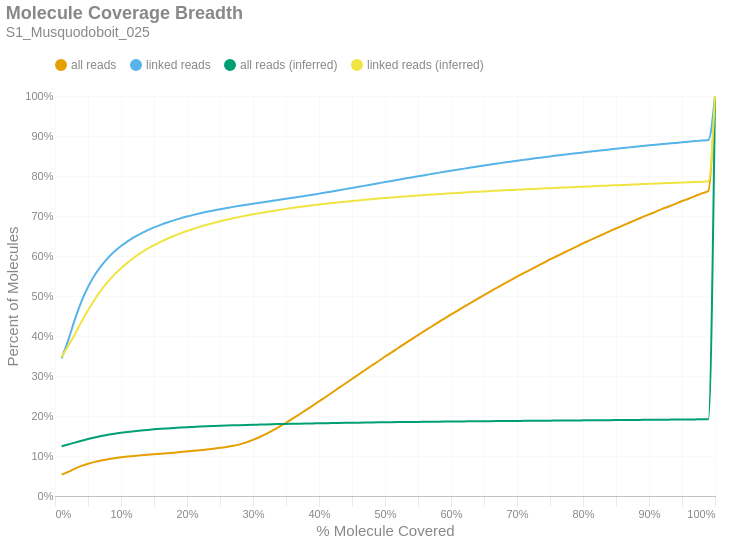

Notebook source saved alongside this figure:
### Markdown cell above
### Molecule Read Coverage
This chart shows molecule coverage breadth as computed by the number of bases aligned to that molecule. In other words, "*how much of each unique long molecule is actually sequenced/aligned?*" Keep in mind there is a distinction between sequences and alignments, since some sequences belonging to a particular molecule may not align well and wouldn't appear in the alignment data. This chart also shows molecule coverage breadth as computed by the *inferred fragment* from which the aligned sequences originate. Unlike read coverage, this calculation takes into account the total insert size, including unsequenced gaps between the forward and reverse reads. Like the previous figures, these are cumulative percents.

### Code cell
if SKIPLR:
    print_html(f"Skipped")
else:
    binned_df = consolidated_hist(valids['coverage_bp'], mask, 0.01, True)
    binned_df_inf = consolidated_hist(valids['coverage_inserts'], mask, 0.01, True)
    binned_df = binned_df.with_columns(pl.lit(binned_df_inf['all reads (cumsum)']).alias('all reads (inferred)'))
    binned_df = binned_df.with_columns(pl.lit(binned_df_inf['linked reads (cumsum)']).alias('linked reads (inferred)'))
    binned_df = binned_df.with_columns(
        (pl.col('bin').cast(pl.Float64) + 0.01).alias('right_edge')
    )

    with SafeRender(binned_df):
        (
            density_plot(binned_df, 'Molecule Coverage Breadth', samplename, 'molcov', ['all reads (inferred)','linked reads (inferred)'])
            .encode(
                #x=alt.X('bin:Q', title="% Molecule Covered").axis(format = '%').scale(padding=0),
                x=alt.X('right_edge:Q', title="% Molecule Covered").axis(format='%').scale(padding=0),
                y=alt.Y('value:Q', title='Percent of Molecules')
                    .axis(format='%')
                    .stack(False)
                    .scale(domainMin=0, padding=0),
                color=alt.Color("key:N").scale(domain = ["all reads", "linked reads", "all reads (inferred)", "linked reads (inferred)"]),
                tooltip = [
                    alt.Tooltip("key:N", title = "Data Type"),
                    alt.Tooltip("range_label:N", title="% Molecule Covered"),
                    alt.Tooltip("value:Q", format = ".2%", title="% Molecules")
                ]
            )
        ).display()

### Figure 1 — Vega-Lite specification as saved in the notebook (floating-point values rounded to 4 significant figures)
{"width": "container", "height": 400, "config": {"title": {"anchor": "start", "dy": -15, "fontSize": 18, "color": "#888888", "subtitleColor": "#888888", "subtitleFontSize": 14}, "arc": {"fill": "#0072B2"}, "axis": {"domainColor": "#888888", "domainWidth": 0.5, "gridWidth": 0.2, "grid": false, "titleFontWeight": 400, "titleFontSize": 15, "labelFontSize": 11, "labelColor": "#888888", "tickColor": "#888888", "tickWidth": 0.2, "titleColor": "#888888"}, "axisBand": {"grid": false}, "axisX": {"grid": true, "tickSize": 10, "domainCap": "round"}, "axisY": {"domain": false, "grid": true, "tickSize": 0, "domainCap": "round"}, "background": "transparent", "header": {"labelFontSize": 15, "labelColor": "#888888", "titleFontSize": 15, "titleFontWeight": 600, "titleColor": "#888888"}, "legend": {"labelFont": "sans-serif", "labelFontSize": 12, "labelColor": "#888888", "symbolSize": 100, "symbolType": "circle", "titleFontSize": 12, "titlePadding": 10, "titleColor": "#888888", "title": null, "orient": "top"}, "range": {"category": ["#E69F00", "#56B4E9", "#009E73", "#F0E442", "#0072B2", "#D55E00", "#CC79A7", "#000000"], "diverging": ["#cfe8f3", "#a2d4ec", "#73bfe2", "#46abdb", "#1696d2", "#12719e"]}, "area": {"fill": "#0072B2", "fillOpacity": 0.7, "line": true, "strokeOpacity": 0.7}, "line": {"color": "#0072B2", "stroke": "#0072B2", "strokeWidth": 2}, "trail": {"color": "#0072B2", "stroke": "#0072B2", "strokeWidth": 0, "size": 1}, "point": {"filled": true, "fillOpacity": 1.0, "size": 95}, "text": {"color": "#888888", "fontSize": 11, "align": "right", "fontWeight": 400, "size": 11}, "bar": {"fill": "#0072B2", "stroke": null}, "view": {"stroke": null, "continuousWidth": 660, "continuousHeight": 400}}, "data": {"name": "data-9a82971e06a09a8d62ca172486ca1569"}, "mark": {"type": "line", "interpolate": "monotone", "point": {"opacity": 0, "size": 275}}, "encoding": {"color": {"field": "key", "scale": {"domain": ["all reads", "linked reads", "all reads (inferred)", "linked reads (inferred)"]}, "type": "nominal"}, "tooltip": [{"field": "key", "title": "Data Type", "type": "nominal"}, {"field": "range_label", "title": "% Molecule Covered", "type": "nominal"}, {"field": "value", "format": ".2%", "title": "% Molecules", "type": "quantitative"}], "x": {"axis": {"format": "%"}, "field": "right_edge", "scale": {"padding": 0}, "title": "% Molecule Covered", "type": "quantitative"}, "y": {"axis": {"format": "%"}, "field": "value", "scale": {"domainMin": 0, "padding": 0}, "stack": false, "title": "Percent of Molecules", "type": "quantitative"}}, "params": [{"name": "param_c36ac31b6afebe62", "select": {"type": "point", "fields": ["key"]}, "bind": "legend"}], "title": {"text": "Molecule Coverage Breadth", "subtitle": "S1_Musquodoboit_025"}, "transform": [{"fold": ["all reads (cumsum)", "linked reads (cumsum)", "all reads (inferred)", "linked reads (inferred)"]}, {"calculate": "replace(datum.key, ' (cumsum)', '')", "as": "key"}, {"filter": {"param": "param_c36ac31b6afebe62"}}], "usermeta": {"embedOptions": {"downloadFileName": "S1_Musquodoboit_025.molcov"}}, "$schema": "https://vega.github.io/schema/vega-lite/v6.1.0.json", "datasets": {"data-9a82971e06a09a8d62ca172486ca1569": [{"bin": "0.0", "interval": "0.0-0.01", "all reads": 0.05341, "linked reads": 0.344, "all reads (cumsum)": 0.05341, "linked reads (cumsum)": 0.344, "range_label": "0.0-0.01", "all reads (inferred)": 0.1245, "linked reads (inferred)": 0.3469, "right_edge": 0.01}, {"bin": "0.01", "interval": "0.01-0.02", "all reads": 0.006997, "linked reads": 0.04519, "all reads (cumsum)": 0.06041, "linked reads (cumsum)": 0.3892, "range_label": "0.01-0.02", "all reads (inferred)": 0.1289, "linked reads (inferred)": 0.3752, "right_edge": 0.02}, {"bin": "0.02", "interval": "0.02-0.03", "all reads": 0.00792, "linked reads": 0.0518, "all reads (cumsum)": 0.06833, "linked reads (cumsum)": 0.441, "range_label": "0.02-0.03", "all reads (inferred)": 0.1334, "linked reads (inferred)": 0.4043, "right_edge": 0.03}, {"bin": "0.03", "interval": "0.03-0.04", "all reads": 0.006923, "linked reads": 0.04522, "all reads (cumsum)": 0.07525, "linked reads (cumsum)": 0.4862, "range_label": "0.03-0.04", "all reads (inferred)": 0.138, "linked reads (inferred)": 0.4349, "right_edge": 0.04}, {"bin": "0.04", "interval": "0.04-0.05", "all reads": 0.005506, "linked reads": 0.03613, "all reads (cumsum)": 0.08076, "linked reads (cumsum)": 0.5223, "range_label": "0.04-0.05", "all reads (inferred)": 0.1424, "linked reads (inferred)": 0.4642, "right_edge": 0.05}, {"bin": "0.05", "interval": "0.05-0.06", "all reads": 0.004499, "linked reads": 0.02934, "all reads (cumsum)": 0.08525, "linked reads (cumsum)": 0.5517, "range_label": "0.05-0.06", "all reads (inferred)": 0.1464, "linked reads (inferred)": 0.4908, "right_edge": 0.06}, {"bin": "0.06", "interval": "0.06-0.07", "all reads": 0.003624, "linked reads": 0.02361, "all reads (cumsum)": 0.08888, "linked reads (cumsum)": 0.5753, "range_label": "0.06-0.07", "all reads (inferred)": 0.1499, "linked reads (inferred)": 0.5145, "right_edge": 0.07}, {"bin": "0.07", "interval": "0.07-0.08", "all reads": 0.002971, "linked reads": 0.01934, "all reads (cumsum)": 0.09185, "linked reads (cumsum)": 0.5946, "range_label": "0.07-0.08", "all reads (inferred)": 0.153, "linked reads (inferred)": 0.5351, "right_edge": 0.08}, {"bin": "0.08", "interval": "0.08-0.09", "all reads": 0.002542, "linked reads": 0.01636, "all reads (cumsum)": 0.09439, "linked reads (cumsum)": 0.611, "range_label": "0.08-0.09", "all reads (inferred)": 0.1557, "linked reads (inferred)": 0.5534, "right_edge": 0.09}, {"bin": "0.09", "interval": "0.09-0.1", "all reads": 0.002202, "linked reads": 0.0139, "all reads (cumsum)": 0.09659, "linked reads (cumsum)": 0.6249, "range_label": "0.09-0.1", "all reads (inferred)": 0.158, "linked reads (inferred)": 0.5693, "right_edge": 0.1}, {"bin": "0.1", "interval": "0.1-0.11", "all reads": 0.001898, "linked reads": 0.01182, "all reads (cumsum)": 0.09849, "linked reads (cumsum)": 0.6367, "range_label": "0.1-0.11", "all reads (inferred)": 0.1601, "linked reads (inferred)": 0.5834, "right_edge": 0.11}, {"bin": "0.11", "interval": "0.11-0.12", "all reads": 0.001705, "linked reads": 0.0104, "all reads (cumsum)": 0.1002, "linked reads (cumsum)": 0.6471, "range_label": "0.11-0.12", "all reads (inferred)": 0.162, "linked reads (inferred)": 0.5962, "right_edge": 0.12}, {"bin": "0.12", "interval": "0.12-0.13", "all reads": 0.001496, "linked reads": 0.008991, "all reads (cumsum)": 0.1017, "linked reads (cumsum)": 0.6561, "range_label": "0.12-0.13", "all reads (inferred)": 0.1637, "linked reads (inferred)": 0.6076, "right_edge": 0.13}, {"bin": "0.13", "interval": "0.13-0.14", "all reads": 0.001407, "linked reads": 0.008168, "all reads (cumsum)": 0.1031, "linked reads (cumsum)": 0.6643, "range_label": "0.13-0.14", "all reads (inferred)": 0.1652, "linked reads (inferred)": 0.6179, "right_edge": 0.14}, {"bin": "0.14", "interval": "0.14-0.15", "all reads": 0.001296, "linked reads": 0.007137, "all reads (cumsum)": 0.1044, "linked reads (cumsum)": 0.6714, "range_label": "0.14-0.15", "all reads (inferred)": 0.1666, "linked reads (inferred)": 0.627, "right_edge": 0.15}, {"bin": "0.15", "interval": "0.15-0.16", "all reads": 0.001263, "linked reads": 0.006382, "all reads (cumsum)": 0.1057, "linked reads (cumsum)": 0.6778, "range_label": "0.15-0.16", "all reads (inferred)": 0.1678, "linked reads (inferred)": 0.6354, "right_edge": 0.16}, {"bin": "0.16", "interval": "0.16-0.17", "all reads": 0.001326, "linked reads": 0.005929, "all reads (cumsum)": 0.107, "linked reads (cumsum)": 0.6837, "range_label": "0.16-0.17", "all reads (inferred)": 0.169, "linked reads (inferred)": 0.6431, "right_edge": 0.17}, {"bin": "0.17", "interval": "0.17-0.18", "all reads": 0.001365, "linked reads": 0.00539, "all reads (cumsum)": 0.1083, "linked reads (cumsum)": 0.6891, "range_label": "0.17-0.18", "all reads (inferred)": 0.17, "linked reads (inferred)": 0.65, "right_edge": 0.18}, {"bin": "0.18", "interval": "0.18-0.19", "all reads": 0.001434, "linked reads": 0.004951, "all reads (cumsum)": 0.1098, "linked reads (cumsum)": 0.6941, "range_label": "0.18-0.19", "all reads (inferred)": 0.171, "linked reads (inferred)": 0.6564, "right_edge": 0.19}, {"bin": "0.19", "interval": "0.19-0.2", "all reads": 0.001552, "linked reads": 0.0046, "all reads (cumsum)": 0.1113, "linked reads (cumsum)": 0.6987, "range_label": "0.19-0.2", "all reads (inferred)": 0.1719, "linked reads (inferred)": 0.6625, "right_edge": 0.2}, {"bin": "0.2", "interval": "0.2-0.21", "all reads": 0.00158, "linked reads": 0.004194, "all reads (cumsum)": 0.1129, "linked reads (cumsum)": 0.7029, "range_label": "0.2-0.21", "all reads (inferred)": 0.1727, "linked reads (inferred)": 0.6679, "right_edge": 0.21}, {"bin": "0.21", "interval": "0.21-0.22", "all reads": 0.001687, "linked reads": 0.003916, "all reads (cumsum)": 0.1146, "linked reads (cumsum)": 0.7068, "range_label": "0.21-0.22", "all reads (inferred)": 0.1735, "linked reads (inferred)": 0.6732, "right_edge": 0.22}, {"bin": "0.22", "interval": "0.22-0.23", "all reads": 0.001779, "linked reads": 0.003647, "all reads (cumsum)": 0.1164, "linked reads (cumsum)": 0.7104, "range_label": "0.22-0.23", "all reads (inferred)": 0.1742, "linked reads (inferred)": 0.678, "right_edge": 0.23}, {"bin": "0.23", "interval": "0.23-0.24", "all reads": 0.001915, "linked reads": 0.003412, "all reads (cumsum)": 0.1183, "linked reads (cumsum)": 0.7138, "range_label": "0.23-0.24", "all reads (inferred)": 0.1748, "linked reads (inferred)": 0.6824, "right_edge": 0.24}, {"bin": "0.24", "interval": "0.24-0.25", "all reads": 0.002061, "linked reads": 0.003111, "all reads (cumsum)": 0.1204, "linked reads (cumsum)": 0.7169, "range_label": "0.24-0.25", "all reads (inferred)": 0.1755, "linked reads (inferred)": 0.6866, "right_edge": 0.25}, {"bin": "0.25", "interval": "0.25-0.26", "all reads": 0.002215, "linked reads": 0.002951, "all reads (cumsum)": 0.1226, "linked reads (cumsum)": 0.7199, "range_label": "0.25-0.26", "all reads (inferred)": 0.176, "linked reads (inferred)": 0.6906, "right_edge": 0.26}, {"bin": "0.26", "interval": "0.26-0.27", "all reads": 0.002794, "linked reads": 0.002948, "all reads (cumsum)": 0.1254, "linked reads (cumsum)": 0.7228, "range_label": "0.26-0.27", "all reads (inferred)": 0.1766, "linked reads (inferred)": 0.6943, "right_edge": 0.27}, {"bin": "0.27", "interval": "0.27-0.28", "all reads": 0.003781, "linked reads": 0.002724, "all reads (cumsum)": 0.1291, "linked reads (cumsum)": 0.7256, "range_label": "0.27-0.28", "all reads (inferred)": 0.1771, "linked reads (inferred)": 0.6978, "right_edge": 0.28}, {"bin": "0.28", "interval": "0.28-0.29", "all reads": 0.005021, "linked reads": 0.002616, "all reads (cumsum)": 0.1342, "linked reads (cumsum)": 0.7282, "range_label": "0.28-0.29", "all reads (inferred)": 0.1776, "linked reads (inferred)": 0.7011, "right_edge": 0.29}, {"bin": "0.29", "interval": "0.29-0.3", "all reads": 0.006224, "linked reads": 0.002527, "all reads (cumsum)": 0.1404, "linked reads (cumsum)": 0.7307, "range_label": "0.29-0.3", "all reads (inferred)": 0.1781, "linked reads (inferred)": 0.7042, "right_edge": 0.3}, {"bin": "0.3", "interval": "0.3-0.31", "all reads": 0.007146, "linked reads": 0.002476, "all reads (cumsum)": 0.1475, "linked reads (cumsum)": 0.7332, "range_label": "0.3-0.31", "all reads (inferred)": 0.1785, "linked reads (inferred)": 0.7071, "right_edge": 0.31}, {"bin": "0.31", "interval": "0.31-0.32", "all reads": 0.008049, "linked reads": 0.002469, "all reads (cumsum)": 0.1556, "linked reads (cumsum)": 0.7357, "range_label": "0.31-0.32", "all reads (inferred)": 0.1789, "linked reads (inferred)": 0.71, "right_edge": 0.32}, {"bin": "0.32", "interval": "0.32-0.33", "all reads": 0.008715, "linked reads": 0.002409, "all reads (cumsum)": 0.1643, "linked reads (cumsum)": 0.7381, "range_label": "0.32-0.33", "all reads (inferred)": 0.1794, "linked reads (inferred)": 0.7127, "right_edge": 0.33}, {"bin": "0.33", "interval": "0.33-0.34", "all reads": 0.00921, "linked reads": 0.002437, "all reads (cumsum)": 0.1735, "linked reads (cumsum)": 0.7405, "range_label": "0.33-0.34", "all reads (inferred)": 0.1797, "linked reads (inferred)": 0.7153, "right_edge": 0.34}, {"bin": "0.34", "interval": "0.34-0.35", "all reads": 0.00966, "linked reads": 0.002477, "all reads (cumsum)": 0.1832, "linked reads (cumsum)": 0.743, "range_label": "0.34-0.35", "all reads (inferred)": 0.1801, "linked reads (inferred)": 0.7178, "right_edge": 0.35}, {"bin": "0.35", "interval": "0.35-0.36", "all reads": 0.01015, "linked reads": 0.002499, "all reads (cumsum)": 0.1933, "linked reads (cumsum)": 0.7455, "range_label": "0.35-0.36", "all reads (inferred)": 0.1805, "linked reads (inferred)": 0.7202, "right_edge": 0.36}, {"bin": "0.36", "interval": "0.36-0.37", "all reads": 0.01047, "linked reads": 0.002526, "all reads (cumsum)": 0.2038, "linked reads (cumsum)": 0.748, "range_label": "0.36-0.37", "all reads (inferred)": 0.1808, "linked reads (inferred)": 0.7224, "right_edge": 0.37}, {"bin": "0.37", "interval": "0.37-0.38", "all reads": 0.01072, "linked reads": 0.002513, "all reads (cumsum)": 0.2145, "linked reads (cumsum)": 0.7505, "range_label": "0.37-0.38", "all reads (inferred)": 0.1811, "linked reads (inferred)": 0.7246, "right_edge": 0.38}, {"bin": "0.38", "interval": "0.38-0.39", "all reads": 0.0109, "linked reads": 0.002575, "all reads (cumsum)": 0.2254, "linked reads (cumsum)": 0.7531, "range_label": "0.38-0.39", "all reads (inferred)": 0.1815, "linked reads (inferred)": 0.7267, "right_edge": 0.39}, {"bin": "0.39", "interval": "0.39-0.4", "all reads": 0.01121, "linked reads": 0.002841, "all reads (cumsum)": 0.2366, "linked reads (cumsum)": 0.7559, "range_label": "0.39-0.4", "all reads (inferred)": 0.1818, "linked reads (inferred)": 0.7286, "right_edge": 0.4}, {"bin": "0.4", "interval": "0.4-0.41", "all reads": 0.01097, "linked reads": 0.002692, "all reads (cumsum)": 0.2476, "linked reads (cumsum)": 0.7586, "range_label": "0.4-0.41", "all reads (inferred)": 0.1821, "linked reads (inferred)": 0.7305, "right_edge": 0.41}, {"bin": "0.41", "interval": "0.41-0.42", "all reads": 0.01119, "linked reads": 0.002785, "all reads (cumsum)": 0.2588, "linked reads (cumsum)": 0.7614, "range_label": "0.41-0.42", "all reads (inferred)": 0.1823, "linked reads (inferred)": 0.7323, "right_edge": 0.42}, {"bin": "0.42", "interval": "0.42-0.43", "all reads": 0.01136, "linked reads": 0.00286, "all reads (cumsum)": 0.2701, "linked reads (cumsum)": 0.7643, "range_label": "0.42-0.43", "all reads (inferred)": 0.1826, "linked reads (inferred)": 0.7341, "right_edge": 0.43}, {"bin": "0.43", "interval": "0.43-0.44", "all reads": 0.01117, "linked reads": 0.002899, "all reads (cumsum)": 0.2813, "linked reads (cumsum)": 0.7672, "range_label": "0.43-0.44", "all reads (inferred)": 0.1829, "linked reads (inferred)": 0.7358, "right_edge": 0.44}, {"bin": "0.44", "interval": "0.44-0.45", "all reads": 0.01127, "linked reads": 0.002962, "all reads (cumsum)": 0.2926, "linked reads (cumsum)": 0.7701, "range_label": "0.44-0.45", "all reads (inferred)": 0.1831, "linked reads (inferred)": 0.7375, "right_edge": 0.45}, {"bin": "0.45", "interval": "0.45-0.46", "all reads": 0.01129, "linked reads": 0.002876, "all reads (cumsum)": 0.3039, "linked reads (cumsum)": 0.773, "range_label": "0.45-0.46", "all reads (inferred)": 0.1834, "linked reads (inferred)": 0.739, "right_edge": 0.46}, {"bin": "0.46", "interval": "0.46-0.47", "all reads": 0.01108, "linked reads": 0.00292, "all reads (cumsum)": 0.3149, "linked reads (cumsum)": 0.7759, "range_label": "0.46-0.47", "all reads (inferred)": 0.1836, "linked reads (inferred)": 0.7406, "right_edge": 0.47}, {"bin": "0.47", "interval": "0.47-0.48", "all reads": 0.01126, "linked reads": 0.002942, "all reads (cumsum)": 0.3262, "linked reads (cumsum)": 0.7789, "range_label": "0.47-0.48", "all reads (inferred)": 0.1838, "linked reads (inferred)": 0.7421, "right_edge": 0.48}, {"bin": "0.48", "interval": "0.48-0.49", "all reads": 0.01068, "linked reads": 0.003014, "all reads (cumsum)": 0.3369, "linked reads (cumsum)": 0.7819, "range_label": "0.48-0.49", "all reads (inferred)": 0.1841, "linked reads (inferred)": 0.7436, "right_edge": 0.49}, {"bin": "0.49", "interval": "0.49-0.5", "all reads": 0.01191, "linked reads": 0.003005, "all reads (cumsum)": 0.3488, "linked reads (cumsum)": 0.7849, "range_label": "0.49-0.5", "all reads (inferred)": 0.1843, "linked reads (inferred)": 0.745, "right_edge": 0.5}, {"bin": "0.5", "interval": "0.5-0.51", "all reads": 0.01007, "linked reads": 0.002852, "all reads (cumsum)": 0.3589, "linked reads (cumsum)": 0.7877, "range_label": "0.5-0.51", "all reads (inferred)": 0.1845, "linked reads (inferred)": 0.7463, "right_edge": 0.51}, {"bin": "0.51", "interval": "0.51-0.52", "all reads": 0.01123, "linked reads": 0.002947, "all reads (cumsum)": 0.3701, "linked reads (cumsum)": 0.7907, "range_label": "0.51-0.52", "all reads (inferred)": 0.1847, "linked reads (inferred)": 0.7476, "right_edge": 0.52}, {"bin": "0.52", "interval": "0.52-0.53", "all reads": 0.01072, "linked reads": 0.002924, "all reads (cumsum)": 0.3808, "linked reads (cumsum)": 0.7936, "range_label": "0.52-0.53", "all reads (inferred)": 0.1849, "linked reads (inferred)": 0.7489, "right_edge": 0.53}, {"bin": "0.53", "interval": "0.53-0.54", "all reads": 0.01085, "linked reads": 0.00282, "all reads (cumsum)": 0.3917, "linked reads (cumsum)": 0.7964, "range_label": "0.53-0.54", "all reads (inferred)": 0.1851, "linked reads (inferred)": 0.75, "right_edge": 0.54}, {"bin": "0.54", "interval": "0.54-0.55", "all reads": 0.01041, "linked reads": 0.002803, "all reads (cumsum)": 0.4021, "linked reads (cumsum)": 0.7992, "range_label": "0.54-0.55", "all reads (inferred)": 0.1853, "linked reads (inferred)": 0.7513, "right_edge": 0.55}, {"bin": "0.55", "interval": "0.55-0.56", "all reads": 0.01067, "linked reads": 0.002895, "all reads (cumsum)": 0.4127, "linked reads (cumsum)": 0.8021, "range_label": "0.55-0.56", "all reads (inferred)": 0.1855, "linked reads (inferred)": 0.7524, "right_edge": 0.56}, {"bin": "0.56", "interval": "0.56-0.57", "all reads": 0.01044, "linked reads": 0.002836, "all reads (cumsum)": 0.4232, "linked reads (cumsum)": 0.805, "range_label": "0.56-0.57", "all reads (inferred)": 0.1856, "linked reads (inferred)": 0.7535, "right_edge": 0.57}, {"bin": "0.57", "interval": "0.57-0.58", "all reads": 0.01018, "linked reads": 0.002813, "all reads (cumsum)": 0.4334, "linked reads (cumsum)": 0.8078, "range_label": "0.57-0.58", "all reads (inferred)": 0.1858, "linked reads (inferred)": 0.7546, "right_edge": 0.58}, {"bin": "0.58", "interval": "0.58-0.59", "all reads": 0.01026, "linked reads": 0.002772, "all reads (cumsum)": 0.4436, "linked reads (cumsum)": 0.8106, "range_label": "0.58-0.59", "all reads (inferred)": 0.186, "linked reads (inferred)": 0.7557, "right_edge": 0.59}, {"bin": "0.59", "interval": "0.59-0.6", "all reads": 0.01021, "linked reads": 0.002705, "all reads (cumsum)": 0.4538, "linked reads (cumsum)": 0.8133, "range_label": "0.59-0.6", "all reads (inferred)": 0.1862, "linked reads (inferred)": 0.7567, "right_edge": 0.6}, {"bin": "0.6", "interval": "0.6-0.61", "all reads": 0.009666, "linked reads": 0.002598, "all reads (cumsum)": 0.4635, "linked reads (cumsum)": 0.8159, "range_label": "0.6-0.61", "all reads (inferred)": 0.1863, "linked reads (inferred)": 0.7578, "right_edge": 0.61}, {"bin": "0.61", "interval": "0.61-0.62", "all reads": 0.00997, "linked reads": 0.002601, "all reads (cumsum)": 0.4735, "linked reads (cumsum)": 0.8185, "range_label": "0.61-0.62", "all reads (inferred)": 0.1865, "linked reads (inferred)": 0.7587, "right_edge": 0.62}, {"bin": "0.62", "interval": "0.62-0.63", "all reads": 0.009655, "linked reads": 0.002618, "all reads (cumsum)": 0.4831, "linked reads (cumsum)": 0.8211, "range_label": "0.62-0.63", "all reads (inferred)": 0.1867, "linked reads (inferred)": 0.7597, "right_edge": 0.63}, {"bin": "0.63", "interval": "0.63-0.64", "all reads": 0.009611, "linked reads": 0.002477, "all reads (cumsum)": 0.4927, "linked reads (cumsum)": 0.8235, "range_label": "0.63-0.64", "all reads (inferred)": 0.1868, "linked reads (inferred)": 0.7606, "right_edge": 0.64}, {"bin": "0.64", "interval": "0.64-0.65", "all reads": 0.009381, "linked reads": 0.002551, "all reads (cumsum)": 0.5021, "linked reads (cumsum)": 0.8261, "range_label": "0.64-0.65", "all reads (inferred)": 0.187, "linked reads (inferred)": 0.7615, "right_edge": 0.65}, {"bin": "0.65", "interval": "0.65-0.66", "all reads": 0.009716, "linked reads": 0.002514, "all reads (cumsum)": 0.5118, "linked reads (cumsum)": 0.8286, "range_label": "0.65-0.66", "all reads (inferred)": 0.1871, "linked reads (inferred)": 0.7624, "right_edge": 0.66}, {"bin": "0.66", "interval": "0.66-0.67", "all reads": 0.0092, "linked reads": 0.002447, "all reads (cumsum)": 0.521, "linked reads (cumsum)": 0.8311, "range_label": "0.66-0.67", "all reads (inferred)": 0.1873, "linked reads (inferred)": 0.7633, "right_edge": 0.67}, {"bin": "0.67", "interval": "0.67-0.68", "all reads": 0.009165, "linked reads": 0.002412, "all reads (cumsum)": 0.5302, "linked reads (cumsum)": 0.8335, "range_label": "0.67-0.68", "all reads (inferred)": 0.1874, "linked reads (inferred)": 0.7641, "right_edge": 0.68}, {"bin": "0.68", "interval": "0.68-0.69", "all reads": 0.008861, "linked reads": 0.002287, "all reads (cumsum)": 0.5391, "linked reads (cumsum)": 0.8358, "range_label": "0.68-0.69", "all reads (inferred)": 0.1876, "linked reads (inferred)": 0.7649, "right_edge": 0.69}, {"bin": "0.69", "interval": "0.69-0.7", "all reads": 0.009183, "linked reads": 0.002347, "all reads (cumsum)": 0.5482, "linked reads (cumsum)": 0.8381, "range_label": "0.69-0.7", "all reads (inferred)": 0.1877, "linked reads (inferred)": 0.7657, "right_edge": 0.7}, {"bin": "0.7", "interval": "0.7-0.71", "all reads": 0.008672, "linked reads": 0.002206, "all reads (cumsum)": 0.5569, "linked reads (cumsum)": 0.8403, "range_label": "0.7-0.71", "all reads (inferred)": 0.1878, "linked reads (inferred)": 0.7665, "right_edge": 0.71}, {"bin": "0.71", "interval": "0.71-0.72", "all reads": 0.008679, "linked reads": 0.002273, "all reads (cumsum)": 0.5656, "linked reads (cumsum)": 0.8426, "range_label": "0.71-0.72", "all reads (inferred)": 0.188, "linked reads (inferred)": 0.7673, "right_edge": 0.72}, {"bin": "0.72", "interval": "0.72-0.73", "all reads": 0.008688, "linked reads": 0.002158, "all reads (cumsum)": 0.5743, "linked reads (cumsum)": 0.8447, "range_label": "0.72-0.73", "all reads (inferred)": 0.1881, "linked reads (inferred)": 0.7681, "right_edge": 0.73}, {"bin": "0.73", "interval": "0.73-0.74", "all reads": 0.008336, "linked reads": 0.002136, "all reads (cumsum)": 0.5826, "linked reads (cumsum)": 0.8469, "range_label": "0.73-0.74", "all reads (inferred)": 0.1883, "linked reads (inferred)": 0.7689, "right_edge": 0.74}, {"bin": "0.74", "interval": "0.74-0.75", "all reads": 0.008748, "linked reads": 0.002154, "all reads (cumsum)": 0.5914, "linked reads (cumsum)": 0.849, "range_label": "0.74-0.75", "all reads (inferred)": 0.1884, "linked reads (inferred)": 0.7696, "right_edge": 0.75}, {"bin": "0.75", "interval": "0.75-0.76", "all reads": 0.008033, "linked reads": 0.002005, "all reads (cumsum)": 0.5994, "linked reads (cumsum)": 0.851, "range_label": "0.75-0.76", "all reads (inferred)": 0.1885, "linked reads (inferred)": 0.7703, "right_edge": 0.76}, {"bin": "0.76", "interval": "0.76-0.77", "all reads": 0.008088, "linked reads": 0.002014, "all reads (cumsum)": 0.6075, "linked reads (cumsum)": 0.8531, "range_label": "0.76-0.77", "all reads (inferred)": 0.1887, "linked reads (inferred)": 0.771, "right_edge": 0.77}, {"bin": "0.77", "interval": "0.77-0.78", "all reads": 0.007984, "linked reads": 0.001998, "all reads (cumsum)": 0.6155, "linked reads (cumsum)": 0.8551, "range_label": "0.77-0.78", "all reads (inferred)": 0.1888, "linked reads (inferred)": 0.7718, "right_edge": 0.78}, {"bin": "0.78", "interval": "0.78-0.79", "all reads": 0.00794, "linked reads": 0.001982, "all reads (cumsum)": 0.6234, "linked reads (cumsum)": 0.857, "range_label": "0.78-0.79", "all reads (inferred)": 0.1889, "linked reads (inferred)": 0.7725, "right_edge": 0.79}, {"bin": "0.79", "interval": "0.79-0.8", "all reads": 0.008165, "linked reads": 0.001991, "all reads (cumsum)": 0.6316, "linked reads (cumsum)": 0.859, "range_label": "0.79-0.8", "all reads (inferred)": 0.1891, "linked reads (inferred)": 0.7733, "right_edge": 0.8}, {"bin": "0.8", "interval": "0.8-0.81", "all reads": 0.007427, "linked reads": 0.001848, "all reads (cumsum)": 0.639, "linked reads (cumsum)": 0.8609, "range_label": "0.8-0.81", "all reads (inferred)": 0.1892, "linked reads (inferred)": 0.774, "right_edge": 0.81}, {"bin": "0.81", "interval": "0.81-0.82", "all reads": 0.00753, "linked reads": 0.001802, "all reads (cumsum)": 0.6465, "linked reads (cumsum)": 0.8627, "range_label": "0.81-0.82", "all reads (inferred)": 0.1894, "linked reads (inferred)": 0.7748, "right_edge": 0.82}, {"bin": "0.82", "interval": "0.82-0.83", "all reads": 0.007662, "linked reads": 0.001926, "all reads (cumsum)": 0.6542, "linked reads (cumsum)": 0.8646, "range_label": "0.82-0.83", "all reads (inferred)": 0.1895, "linked reads (inferred)": 0.7755, "right_edge": 0.83}, {"bin": "0.83", "interval": "0.83-0.84", "all reads": 0.007413, "linked reads": 0.001767, "all reads (cumsum)": 0.6616, "linked reads (cumsum)": 0.8664, "range_label": "0.83-0.84", "all reads (inferred)": 0.1896, "linked reads (inferred)": 0.7762, "right_edge": 0.84}, {"bin": "0.84", "interval": "0.84-0.85", "all reads": 0.007196, "linked reads": 0.001752, "all reads (cumsum)": 0.6688, "linked reads (cumsum)": 0.8681, "range_label": "0.84-0.85", "all reads (inferred)": 0.1898, "linked reads (inferred)": 0.7769, "right_edge": 0.85}, {"bin": "0.85", "interval": "0.85-0.86", "all reads": 0.00726, "linked reads": 0.001757, "all reads (cumsum)": 0.6761, "linked reads (cumsum)": 0.8699, "range_label": "0.85-0.86", "all reads (inferred)": 0.1899, "linked reads (inferred)": 0.7776, "right_edge": 0.86}, {"bin": "0.86", "interval": "0.86-0.87", "all reads": 0.00703, "linked reads": 0.001676, "all reads (cumsum)": 0.6831, "linked reads (cumsum)": 0.8716, "range_label": "0.86-0.87", "all reads (inferred)": 0.1901, "linked reads (inferred)": 0.7783, "right_edge": 0.87}, {"bin": "0.87", "interval": "0.87-0.88", "all reads": 0.007077, "linked reads": 0.00175, "all reads (cumsum)": 0.6902, "linked reads (cumsum)": 0.8733, "range_label": "0.87-0.88", "all reads (inferred)": 0.1902, "linked reads (inferred)": 0.779, "right_edge": 0.88}, {"bin": "0.88", "interval": "0.88-0.89", "all reads": 0.006893, "linked reads": 0.001663, "all reads (cumsum)": 0.6971, "linked reads (cumsum)": 0.875, "range_label": "0.88-0.89", "all reads (inferred)": 0.1904, "linked reads (inferred)": 0.7797, "right_edge": 0.89}, {"bin": "0.89", "interval": "0.89-0.9", "all reads": 0.006943, "linked reads": 0.001633, "all reads (cumsum)": 0.704, "linked reads (cumsum)": 0.8766, "range_label": "0.89-0.9", "all reads (inferred)": 0.1905, "linked reads (inferred)": 0.7804, "right_edge": 0.9}, {"bin": "0.9", "interval": "0.9-0.91", "all reads": 0.006466, "linked reads": 0.001598, "all reads (cumsum)": 0.7105, "linked reads (cumsum)": 0.8782, "range_label": "0.9-0.91", "all reads (inferred)": 0.1906, "linked reads (inferred)": 0.781, "right_edge": 0.91}, {"bin": "0.91", "interval": "0.91-0.92", "all reads": 0.00727, "linked reads": 0.00164, "all reads (cumsum)": 0.7177, "linked reads (cumsum)": 0.8798, "range_label": "0.91-0.92", "all reads (inferred)": 0.1908, "linked reads (inferred)": 0.7817, "right_edge": 0.92}, {"bin": "0.92", "interval": "0.92-0.93", "all reads": 0.006101, "linked reads": 0.001477, "all reads (cumsum)": 0.7238, "linked reads (cumsum)": 0.8813, "range_label": "0.92-0.93", "all reads (inferred)": 0.1909, "linked reads (inferred)": 0.7824, "right_edge": 0.93}, {"bin": "0.93", "interval": "0.93-0.94", "all reads": 0.006544, "linked reads": 0.001484, "all reads (cumsum)": 0.7304, "linked reads (cumsum)": 0.8828, "range_label": "0.93-0.94", "all reads (inferred)": 0.1911, "linked reads (inferred)": 0.783, "right_edge": 0.94}, {"bin": "0.94", "interval": "0.94-0.95", "all reads": 0.006999, "linked reads": 0.001436, "all reads (cumsum)": 0.7374, "linked reads (cumsum)": 0.8842, "range_label": "0.94-0.95", "all reads (inferred)": 0.1912, "linked reads (inferred)": 0.7836, "right_edge": 0.95}, {"bin": "0.95", "interval": "0.95-0.96", "all reads": 0.005745, "linked reads": 0.001532, "all reads (cumsum)": 0.7431, "linked reads (cumsum)": 0.8858, "range_label": "0.95-0.96", "all reads (inferred)": 0.1914, "linked reads (inferred)": 0.7842, "right_edge": 0.96}, {"bin": "0.96", "interval": "0.96-0.97", "all reads": 0.00666, "linked reads": 0.001436, "all reads (cumsum)": 0.7498, "linked reads (cumsum)": 0.8872, "range_label": "0.96-0.97", "all reads (inferred)": 0.1916, "linked reads (inferred)": 0.7849, "right_edge": 0.97}, {"bin": "0.97", "interval": "0.97-0.98", "all reads": 0.006747, "linked reads": 0.001327, "all reads (cumsum)": 0.7565, "linked reads (cumsum)": 0.8885, "range_label": "0.97-0.98", "all reads (inferred)": 0.1918, "linked reads (inferred)": 0.7857, "right_edge": 0.98}, {"bin": "0.98", "interval": "0.98-0.99", "all reads": 0.006244, "linked reads": 0.001493, "all reads (cumsum)": 0.7628, "linked reads (cumsum)": 0.89, "range_label": "0.98-0.99", "all reads (inferred)": 0.192, "linked reads (inferred)": 0.7866, "right_edge": 0.99}, {"bin": "0.99", "interval": "0.99-1.0", "all reads": 0.2372, "linked reads": 0.11, "all reads (cumsum)": 1.0, "linked reads (cumsum)": 1.0, "range_label": "0.99-1.0", "all reads (inferred)": 1.0, "linked reads (inferred)": 1.0, "right_edge": 1.0}]}}
